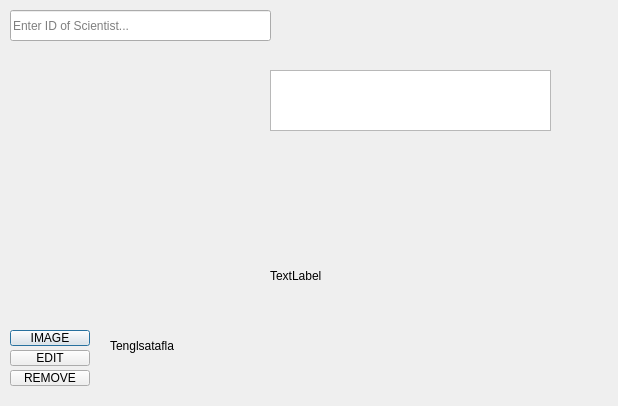
<?xml version="1.0" encoding="UTF-8"?>
<ui version="4.0">
 <class>ScientistInfoDialog</class>
 <widget class="QDialog" name="ScientistInfoDialog">
  <property name="geometry">
   <rect>
    <x>0</x>
    <y>0</y>
    <width>618</width>
    <height>406</height>
   </rect>
  </property>
  <property name="windowTitle">
   <string>Dialog</string>
  </property>
  <widget class="QLabel" name="label_image">
   <property name="geometry">
    <rect>
     <x>10</x>
     <y>80</y>
     <width>231</width>
     <height>221</height>
    </rect>
   </property>
   <property name="text">
    <string/>
   </property>
  </widget>
  <widget class="QPushButton" name="browse_image_clicked">
   <property name="geometry">
    <rect>
     <x>10</x>
     <y>330</y>
     <width>80</width>
     <height>16</height>
    </rect>
   </property>
   <property name="text">
    <string>IMAGE</string>
   </property>
  </widget>
  <widget class="QPushButton" name="edit_scientist">
   <property name="geometry">
    <rect>
     <x>10</x>
     <y>350</y>
     <width>80</width>
     <height>16</height>
    </rect>
   </property>
   <property name="text">
    <string>EDIT</string>
   </property>
  </widget>
  <widget class="QPushButton" name="remove_scientist">
   <property name="geometry">
    <rect>
     <x>10</x>
     <y>370</y>
     <width>80</width>
     <height>16</height>
    </rect>
   </property>
   <property name="text">
    <string>REMOVE</string>
   </property>
  </widget>
  <widget class="QLabel" name="scientist_info">
   <property name="geometry">
    <rect>
     <x>270</x>
     <y>160</y>
     <width>281</width>
     <height>231</height>
    </rect>
   </property>
   <property name="text">
    <string>TextLabel</string>
   </property>
  </widget>
  <widget class="QLabel" name="scientist_relation">
   <property name="geometry">
    <rect>
     <x>110</x>
     <y>310</y>
     <width>141</width>
     <height>71</height>
    </rect>
   </property>
   <property name="text">
    <string>Tenglsatafla</string>
   </property>
  </widget>
  <widget class="QTableWidget" name="scientist_data">
   <property name="geometry">
    <rect>
     <x>270</x>
     <y>70</y>
     <width>281</width>
     <height>61</height>
    </rect>
   </property>
   <property name="showGrid">
    <bool>false</bool>
   </property>
   <property name="gridStyle">
    <enum>Qt::NoPen</enum>
   </property>
   <attribute name="horizontalHeaderVisible">
    <bool>true</bool>
   </attribute>
  </widget>
  <widget class="QLineEdit" name="id_input">
   <property name="geometry">
    <rect>
     <x>10</x>
     <y>10</y>
     <width>261</width>
     <height>31</height>
    </rect>
   </property>
   <property name="mouseTracking">
    <bool>true</bool>
   </property>
   <property name="layoutDirection">
    <enum>Qt::LeftToRight</enum>
   </property>
   <property name="autoFillBackground">
    <bool>false</bool>
   </property>
   <property name="alignment">
    <set>Qt::AlignLeading|Qt::AlignLeft|Qt::AlignVCenter</set>
   </property>
   <property name="placeholderText">
    <string>Enter ID of Scientist...</string>
   </property>
   <property name="cursorMoveStyle">
    <enum>Qt::LogicalMoveStyle</enum>
   </property>
   <property name="clearButtonEnabled">
    <bool>true</bool>
   </property>
  </widget>
 </widget>
 <resources/>
 <connections/>
</ui>
